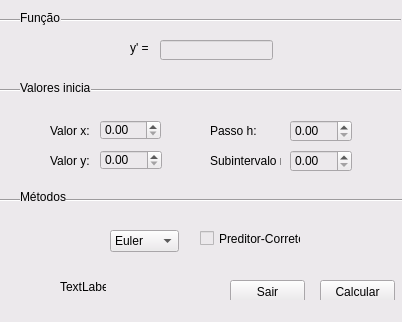
<?xml version="1.0" encoding="UTF-8"?>
<ui version="4.0">
 <class>Interface</class>
 <widget class="QMainWindow" name="Interface">
  <property name="geometry">
   <rect>
    <x>0</x>
    <y>0</y>
    <width>402</width>
    <height>322</height>
   </rect>
  </property>
  <property name="windowTitle">
   <string>Interface</string>
  </property>
  <property name="styleSheet">
   <string notr="true">background-color: rgb(236, 233, 236);</string>
  </property>
  <widget class="QWidget" name="centralWidget">
   <widget class="QPushButton" name="botaoCalcular">
    <property name="geometry">
     <rect>
      <x>320</x>
      <y>280</y>
      <width>75</width>
      <height>23</height>
     </rect>
    </property>
    <property name="text">
     <string>Calcular</string>
    </property>
   </widget>
   <widget class="QPushButton" name="botaoSair">
    <property name="geometry">
     <rect>
      <x>230</x>
      <y>280</y>
      <width>75</width>
      <height>23</height>
     </rect>
    </property>
    <property name="styleSheet">
     <string notr="true"/>
    </property>
    <property name="text">
     <string>Sair</string>
    </property>
   </widget>
   <widget class="QCheckBox" name="checkPreditor">
    <property name="geometry">
     <rect>
      <x>200</x>
      <y>230</y>
      <width>101</width>
      <height>17</height>
     </rect>
    </property>
    <property name="text">
     <string>Preditor-Corretor</string>
    </property>
   </widget>
   <widget class="Line" name="line">
    <property name="geometry">
     <rect>
      <x>0</x>
      <y>190</y>
      <width>411</width>
      <height>20</height>
     </rect>
    </property>
    <property name="styleSheet">
     <string notr="true">color: rgb(196, 202, 221);</string>
    </property>
    <property name="orientation">
     <enum>Qt::Horizontal</enum>
    </property>
   </widget>
   <widget class="QDoubleSpinBox" name="valorX">
    <property name="geometry">
     <rect>
      <x>100</x>
      <y>120</y>
      <width>61</width>
      <height>20</height>
     </rect>
    </property>
   </widget>
   <widget class="QDoubleSpinBox" name="valorH">
    <property name="geometry">
     <rect>
      <x>290</x>
      <y>120</y>
      <width>62</width>
      <height>22</height>
     </rect>
    </property>
   </widget>
   <widget class="QDoubleSpinBox" name="valorY">
    <property name="geometry">
     <rect>
      <x>100</x>
      <y>150</y>
      <width>62</width>
      <height>20</height>
     </rect>
    </property>
   </widget>
   <widget class="QDoubleSpinBox" name="valorN">
    <property name="geometry">
     <rect>
      <x>290</x>
      <y>150</y>
      <width>62</width>
      <height>22</height>
     </rect>
    </property>
   </widget>
   <widget class="QLabel" name="label">
    <property name="geometry">
     <rect>
      <x>20</x>
      <y>10</y>
      <width>41</width>
      <height>16</height>
     </rect>
    </property>
    <property name="text">
     <string>Função</string>
    </property>
   </widget>
   <widget class="Line" name="line_2">
    <property name="geometry">
     <rect>
      <x>0</x>
      <y>10</y>
      <width>401</width>
      <height>20</height>
     </rect>
    </property>
    <property name="styleSheet">
     <string notr="true">color: rgb(196, 202, 221);</string>
    </property>
    <property name="orientation">
     <enum>Qt::Horizontal</enum>
    </property>
   </widget>
   <widget class="QLabel" name="label_2">
    <property name="geometry">
     <rect>
      <x>20</x>
      <y>80</y>
      <width>71</width>
      <height>16</height>
     </rect>
    </property>
    <property name="text">
     <string>Valores iniciais</string>
    </property>
   </widget>
   <widget class="Line" name="line_3">
    <property name="geometry">
     <rect>
      <x>0</x>
      <y>80</y>
      <width>401</width>
      <height>20</height>
     </rect>
    </property>
    <property name="styleSheet">
     <string notr="true">color: rgb(196, 202, 221);</string>
    </property>
    <property name="orientation">
     <enum>Qt::Horizontal</enum>
    </property>
   </widget>
   <widget class="QLabel" name="label_3">
    <property name="geometry">
     <rect>
      <x>20</x>
      <y>190</y>
      <width>46</width>
      <height>13</height>
     </rect>
    </property>
    <property name="text">
     <string>Métodos</string>
    </property>
   </widget>
   <widget class="QLabel" name="label_4">
    <property name="geometry">
     <rect>
      <x>130</x>
      <y>40</y>
      <width>21</width>
      <height>16</height>
     </rect>
    </property>
    <property name="text">
     <string>y' = </string>
    </property>
   </widget>
   <widget class="QLineEdit" name="funcao">
    <property name="geometry">
     <rect>
      <x>160</x>
      <y>40</y>
      <width>113</width>
      <height>20</height>
     </rect>
    </property>
   </widget>
   <widget class="QComboBox" name="comboMetodo">
    <property name="geometry">
     <rect>
      <x>110</x>
      <y>230</y>
      <width>69</width>
      <height>22</height>
     </rect>
    </property>
    <item>
     <property name="text">
      <string>Euler</string>
     </property>
    </item>
    <item>
     <property name="text">
      <string>RK-2</string>
     </property>
    </item>
    <item>
     <property name="text">
      <string>RK-3</string>
     </property>
    </item>
    <item>
     <property name="text">
      <string>RK-4</string>
     </property>
    </item>
   </widget>
   <widget class="QLabel" name="label_5">
    <property name="geometry">
     <rect>
      <x>50</x>
      <y>120</y>
      <width>46</width>
      <height>21</height>
     </rect>
    </property>
    <property name="text">
     <string>Valor x:</string>
    </property>
   </widget>
   <widget class="QLabel" name="label_6">
    <property name="geometry">
     <rect>
      <x>50</x>
      <y>150</y>
      <width>46</width>
      <height>21</height>
     </rect>
    </property>
    <property name="text">
     <string>Valor y:</string>
    </property>
   </widget>
   <widget class="QLabel" name="label_7">
    <property name="geometry">
     <rect>
      <x>210</x>
      <y>120</y>
      <width>46</width>
      <height>21</height>
     </rect>
    </property>
    <property name="text">
     <string>Passo h:</string>
    </property>
   </widget>
   <widget class="QLabel" name="label_8">
    <property name="geometry">
     <rect>
      <x>210</x>
      <y>150</y>
      <width>71</width>
      <height>21</height>
     </rect>
    </property>
    <property name="text">
     <string>Subintervalo n:</string>
    </property>
   </widget>
   <widget class="QLabel" name="escmet">
    <property name="geometry">
     <rect>
      <x>60</x>
      <y>280</y>
      <width>46</width>
      <height>13</height>
     </rect>
    </property>
    <property name="text">
     <string>TextLabel</string>
    </property>
   </widget>
   <zorder>botaoCalcular</zorder>
   <zorder>botaoSair</zorder>
   <zorder>checkPreditor</zorder>
   <zorder>line</zorder>
   <zorder>valorX</zorder>
   <zorder>valorH</zorder>
   <zorder>valorY</zorder>
   <zorder>valorN</zorder>
   <zorder>line_2</zorder>
   <zorder>line_3</zorder>
   <zorder>label_2</zorder>
   <zorder>label_3</zorder>
   <zorder>label</zorder>
   <zorder>label_4</zorder>
   <zorder>funcao</zorder>
   <zorder>comboMetodo</zorder>
   <zorder>label_5</zorder>
   <zorder>label_6</zorder>
   <zorder>label_7</zorder>
   <zorder>label_8</zorder>
   <zorder>escmet</zorder>
  </widget>
  <widget class="QStatusBar" name="statusBar"/>
 </widget>
 <layoutdefault spacing="6" margin="11"/>
 <resources/>
 <connections/>
</ui>
